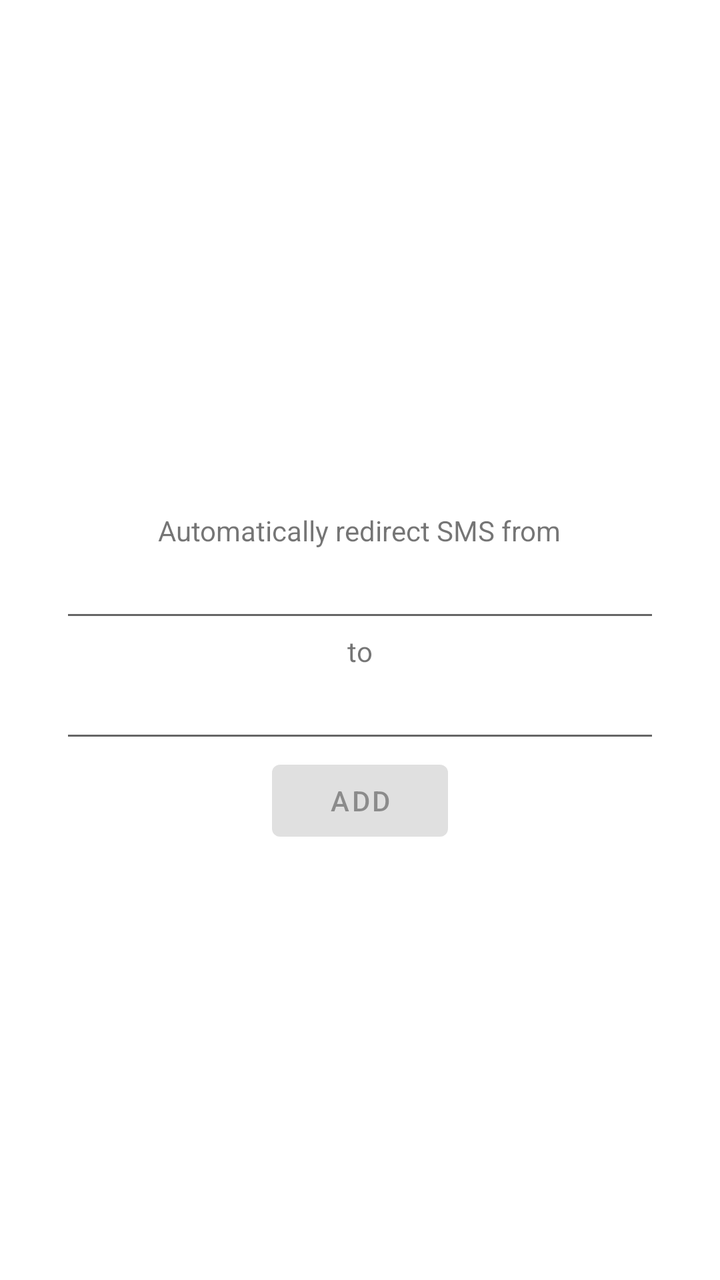
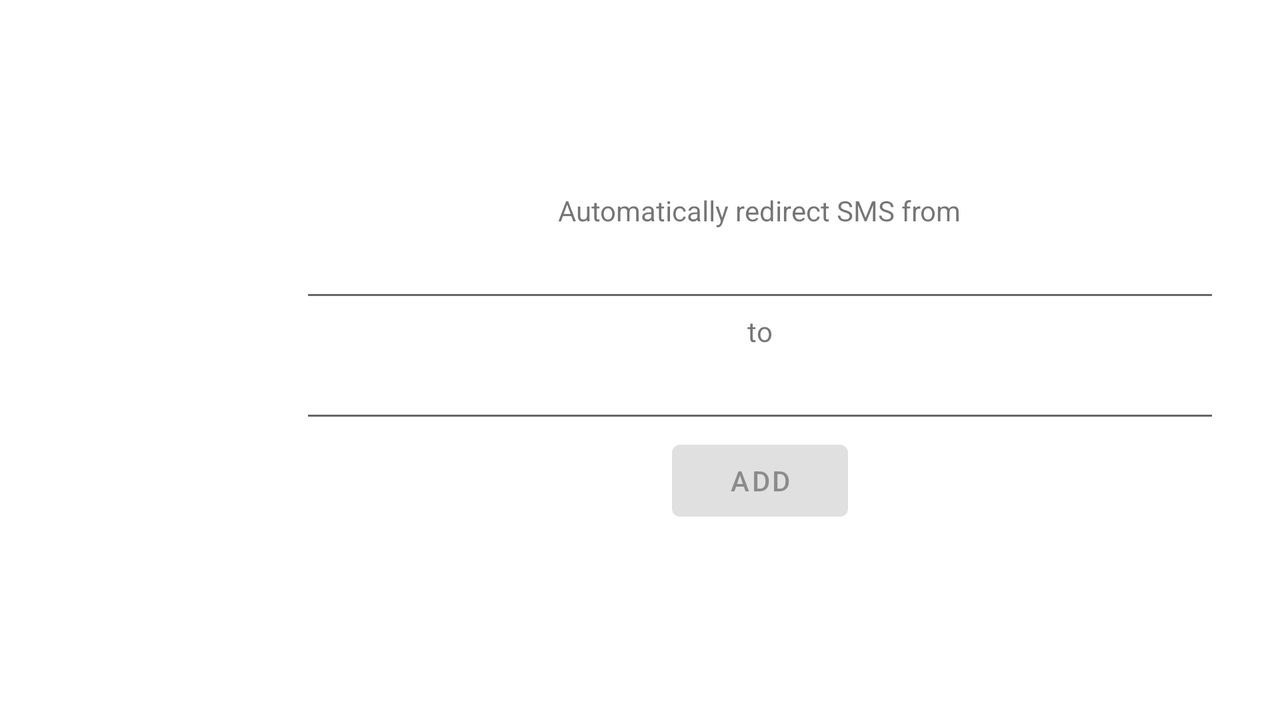

The same Android screen from two of the app's own layout files: first res/layout/ as a phone draws it, then the repository's variant for another configuration, drawn on a device whose configuration selects that folder. Both files follow.
<!-- AndroidManifest.xml: application theme AppTheme -->
<!-- res/layout/redirects_fragment.xml -->
<?xml version="1.0" encoding="utf-8"?>
<LinearLayout xmlns:android="http://schemas.android.com/apk/res/android"
        android:layout_width="match_parent"
        android:layout_height="match_parent"
        android:gravity="center"
        android:orientation="vertical"
        android:padding="30dp">

    <ImageView
            android:layout_width="wrap_content"
            android:layout_height="wrap_content"
            android:layout_marginBottom="60dp"
            android:contentDescription="@string/app_name"
            android:src="@drawable/ic_undraw_post_online_dkuk" />

    <ScrollView
            android:layout_width="match_parent"
            android:layout_height="wrap_content">

        <LinearLayout
                android:layout_width="match_parent"
                android:layout_height="wrap_content"
                android:gravity="center_horizontal"
                android:orientation="vertical">

            <TextView
                    android:layout_width="wrap_content"
                    android:layout_height="wrap_content"
                    android:gravity="center_horizontal"
                    android:labelFor="@id/etSource"
                    android:text="@string/addredirect_info_automatically_redirect_sms_from" />

            <EditText
                    android:id="@+id/etSource"
                    android:layout_width="match_parent"
                    android:layout_height="wrap_content"
                    android:focusable="false"
                    android:gravity="center_horizontal"
                    android:importantForAutofill="no"
                    android:inputType="phone" />

            <TextView
                    android:layout_width="wrap_content"
                    android:layout_height="wrap_content"
                    android:labelFor="@id/etDestination"
                    android:text="@string/addredirect_info_to" />

            <EditText
                    android:id="@+id/etDestination"
                    android:layout_width="match_parent"
                    android:layout_height="wrap_content"
                    android:focusable="false"
                    android:gravity="center_horizontal"
                    android:importantForAutofill="no"
                    android:inputType="phone" />

            <Button
                    android:id="@+id/btnAdd"
                    android:layout_width="wrap_content"
                    android:layout_height="wrap_content"
                    android:layout_marginBottom="20dp"
                    android:enabled="false"
                    android:text="@string/addredirect_info_add" />
        </LinearLayout>
    </ScrollView>
</LinearLayout>
<!-- resources referenced by this layout -->
<resources>
  <string name="addredirect_info_add">Add</string>
  <string name="addredirect_info_automatically_redirect_sms_from">Automatically redirect SMS from</string>
  <string name="addredirect_info_to">to</string>
  <string name="app_name" translatable="false">SMS Forward</string>
  <style name="AppTheme" parent="Theme.MaterialComponents.DayNight.NoActionBar">
          
          <item name="colorPrimary">@color/colorPrimary</item>
          <item name="colorPrimaryDark">@color/colorPrimaryDark</item>
          <item name="colorAccent">@color/colorAccent</item>
      </style>
  <color name="colorPrimary">#008577</color>
  <color name="colorPrimaryDark">#00574B</color>
  <color name="colorAccent">#6C63FF</color>
</resources>
<!-- res/layout-land/redirects_fragment.xml (the repository's variant of the layout above) -->
<!-- drawn on the phone turned sideways -->
<?xml version="1.0" encoding="utf-8"?>
<LinearLayout xmlns:android="http://schemas.android.com/apk/res/android"
        android:layout_width="match_parent"
        android:layout_height="match_parent"
        android:gravity="center_vertical"
        android:orientation="horizontal">

    <ImageView
            android:layout_width="wrap_content"
            android:layout_height="wrap_content"
            android:layout_margin="60dp"
            android:contentDescription="@string/app_name"
            android:src="@drawable/ic_undraw_post_online_dkuk" />

    <ScrollView
            android:layout_width="match_parent"
            android:layout_height="wrap_content">

        <LinearLayout
                android:layout_width="match_parent"
                android:layout_height="wrap_content"
                android:gravity="center"
                android:orientation="vertical"
                android:padding="30dp">

            <TextView
                    android:layout_width="wrap_content"
                    android:layout_height="wrap_content"
                    android:gravity="center_horizontal"
                    android:labelFor="@id/etSource"
                    android:text="@string/addredirect_info_automatically_redirect_sms_from" />

            <EditText
                    android:id="@+id/etSource"
                    android:layout_width="match_parent"
                    android:layout_height="wrap_content"
                    android:focusable="false"
                    android:gravity="center_horizontal"
                    android:importantForAutofill="no"
                    android:inputType="phone" />

            <TextView
                    android:layout_width="wrap_content"
                    android:layout_height="wrap_content"
                    android:labelFor="@id/etDestination"
                    android:text="@string/addredirect_info_to" />

            <EditText
                    android:id="@+id/etDestination"
                    android:layout_width="match_parent"
                    android:layout_height="wrap_content"
                    android:focusable="false"
                    android:gravity="center_horizontal"
                    android:importantForAutofill="no"
                    android:inputType="phone" />

            <Button
                    android:id="@+id/btnAdd"
                    android:layout_width="wrap_content"
                    android:layout_height="wrap_content"
                    android:enabled="false"
                    android:text="@string/addredirect_info_add" />

        </LinearLayout>
    </ScrollView>
</LinearLayout>
